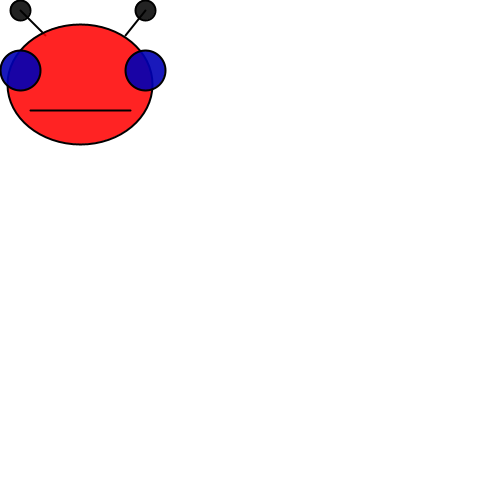
Frame 1 (no input)
Frame 60 (the mouse pressed at the canvas centre just before this capture): identical to frame 1, image omitted
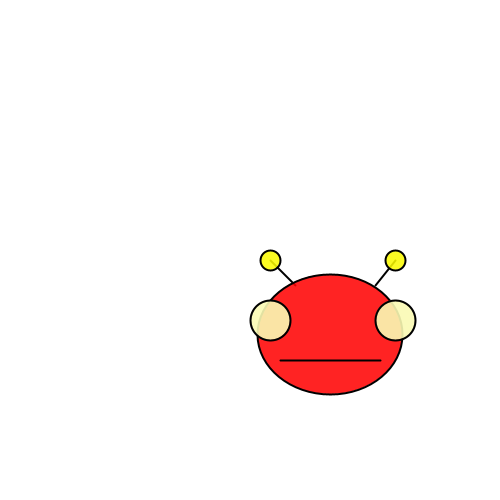
Frame 120 (the mouse held since frame 60 and released just before this capture)

The Processing sketch that drew these frames (run headless with seeded random() and noise(); from frame 60 on, the mouse is pressed at the canvas centre):

// Processing sketch: processing_122835
// ── processing_122835.pde

void setup() {
size(500,500);
}
 
void draw() {
background(255);
stroke(0);
strokeWeight(2);
line(mouseX +20,mouseY +10,mouseX +45,mouseY+35);
line(mouseX+145,mouseY+10,mouseX+125,mouseY+35);
fill(mouseX,mouseY,0,220);                       //verandert van kleur\\
ellipse(mouseX+20,mouseY+10,20,20);
ellipse(mouseX+145,mouseY+10,20,20);        //stokbolletjes\\
 
 
fill(255,0,0,220);
ellipse(mouseX+80,mouseY+84,145,120);  //face\\
 
fill(mouseX,mouseY,180,230);                       //verandert van kleur\\
ellipse(mouseX+20,mouseY+70,40,40);  //eyes\\
ellipse(mouseX+145,mouseY+70,40,40);
 
stroke(0);
line(mouseX+30,mouseY+110,mouseX+130,mouseY+110);  //mouth\\
 
}
